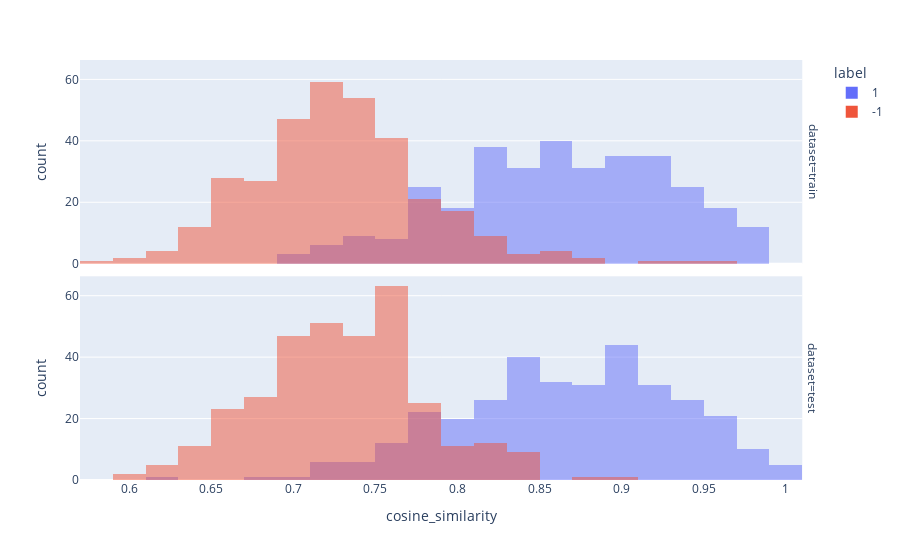
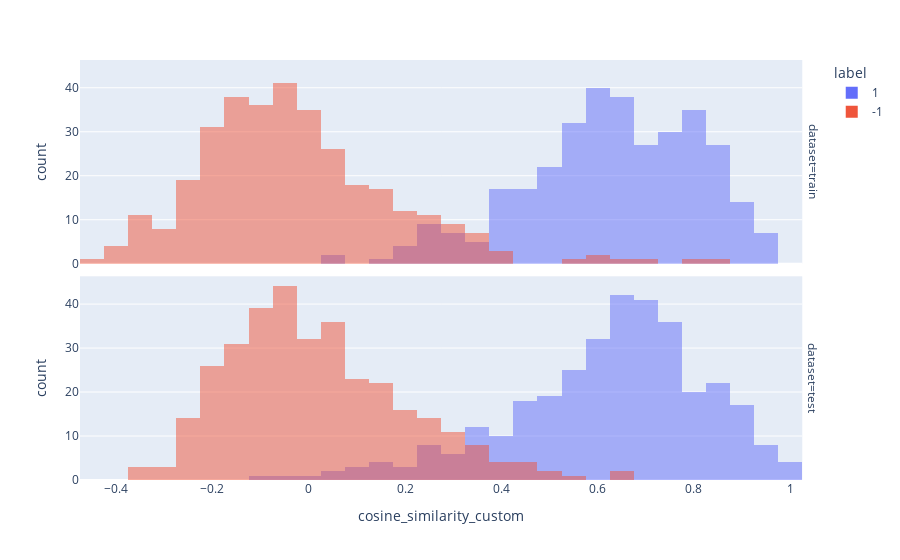

The cell these charts' notebook holds for them, in order:
### Code cell
# plot similarity distribution BEFORE customization
px.histogram(
    df,
    x="cosine_similarity",
    color="label",
    barmode="overlay",
    width=500,
    facet_row="dataset",
).show()

test_df = df[df["dataset"] == "test"]
a, se = accuracy_and_se(test_df["cosine_similarity"], test_df["label"])
print(f"Test accuracy: {a:0.1%} ± {1.96 * se:0.1%}")

# plot similarity distribution AFTER customization
px.histogram(
    df,
    x="cosine_similarity_custom",
    color="label",
    barmode="overlay",
    width=500,
    facet_row="dataset",
).show()

a, se = accuracy_and_se(test_df["cosine_similarity_custom"], test_df["label"])
print(f"Test accuracy after customization: {a:0.1%} ± {1.96 * se:0.1%}")

### Figure 1 — Plotly figure (JSON) as saved in the notebook; plotly's stock layout.template omitted (floating-point values rounded to 4 significant figures; data arrays with more than 128 entries replaced by an {"elided": "..."} marker saying what was removed)
{"data": [{"alignmentgroup": "True", "bingroup": "x", "hovertemplate": "label=1<br>dataset=train<br>cosine_similarity=%{x}<br>count=%{y}<extra></extra>", "legendgroup": "1", "marker": {"color": "#636efa", "opacity": 0.5, "pattern": {"shape": ""}}, "name": "1", "offsetgroup": "1", "orientation": "v", "showlegend": true, "type": "histogram", "x": {"elided": "334 float values"}, "xaxis": "x2", "yaxis": "y2"}, {"alignmentgroup": "True", "bingroup": "x", "hovertemplate": "label=1<br>dataset=test<br>cosine_similarity=%{x}<br>count=%{y}<extra></extra>", "legendgroup": "1", "marker": {"color": "#636efa", "opacity": 0.5, "pattern": {"shape": ""}}, "name": "1", "offsetgroup": "1", "orientation": "v", "showlegend": false, "type": "histogram", "x": {"elided": "335 float values"}, "xaxis": "x", "yaxis": "y"}, {"alignmentgroup": "True", "bingroup": "x", "hovertemplate": "label=-1<br>dataset=train<br>cosine_similarity=%{x}<br>count=%{y}<extra></extra>", "legendgroup": "-1", "marker": {"color": "#EF553B", "opacity": 0.5, "pattern": {"shape": ""}}, "name": "-1", "offsetgroup": "-1", "orientation": "v", "showlegend": true, "type": "histogram", "x": {"elided": "334 float values"}, "xaxis": "x2", "yaxis": "y2"}, {"alignmentgroup": "True", "bingroup": "x", "hovertemplate": "label=-1<br>dataset=test<br>cosine_similarity=%{x}<br>count=%{y}<extra></extra>", "legendgroup": "-1", "marker": {"color": "#EF553B", "opacity": 0.5, "pattern": {"shape": ""}}, "name": "-1", "offsetgroup": "-1", "orientation": "v", "showlegend": false, "type": "histogram", "x": {"elided": "335 float values"}, "xaxis": "x", "yaxis": "y"}], "layout": {"annotations": [{"font": {}, "showarrow": false, "text": "dataset=test", "textangle": 90, "x": 0.98, "xanchor": "left", "xref": "paper", "y": 0.2425, "yanchor": "middle", "yref": "paper"}, {"font": {}, "showarrow": false, "text": "dataset=train", "textangle": 90, "x": 0.98, "xanchor": "left", "xref": "paper", "y": 0.7575, "yanchor": "middle", "yref": "paper"}], "autosize": true, "barmode": "overlay", "legend": {"title": {"text": "label"}, "tracegroupgap": 0}, "margin": {"t": 60}, "xaxis": {"anchor": "y", "autorange": true, "domain": [0, 0.98], "range": [0.57, 1.01], "title": {"text": "cosine_similarity"}, "type": "linear"}, "xaxis2": {"anchor": "y2", "autorange": true, "domain": [0, 0.98], "matches": "x", "range": [0.57, 1.01], "showticklabels": false, "type": "linear"}, "yaxis": {"anchor": "x", "autorange": true, "domain": [0, 0.485], "range": [0, 66.32], "title": {"text": "count"}}, "yaxis2": {"anchor": "x2", "autorange": true, "domain": [0.515, 1], "matches": "y", "range": [0, 66.32], "title": {"text": "count"}}}}

### Figure 2 — Plotly figure (JSON) as saved in the notebook; plotly's stock layout.template omitted (floating-point values rounded to 4 significant figures; data arrays with more than 128 entries replaced by an {"elided": "..."} marker saying what was removed)
{"data": [{"alignmentgroup": "True", "bingroup": "x", "hovertemplate": "label=1<br>dataset=train<br>cosine_similarity_custom=%{x}<br>count=%{y}<extra></extra>", "legendgroup": "1", "marker": {"color": "#636efa", "opacity": 0.5, "pattern": {"shape": ""}}, "name": "1", "offsetgroup": "1", "orientation": "v", "showlegend": true, "type": "histogram", "x": {"elided": "334 float values"}, "xaxis": "x2", "yaxis": "y2"}, {"alignmentgroup": "True", "bingroup": "x", "hovertemplate": "label=1<br>dataset=test<br>cosine_similarity_custom=%{x}<br>count=%{y}<extra></extra>", "legendgroup": "1", "marker": {"color": "#636efa", "opacity": 0.5, "pattern": {"shape": ""}}, "name": "1", "offsetgroup": "1", "orientation": "v", "showlegend": false, "type": "histogram", "x": {"elided": "335 float values"}, "xaxis": "x", "yaxis": "y"}, {"alignmentgroup": "True", "bingroup": "x", "hovertemplate": "label=-1<br>dataset=train<br>cosine_similarity_custom=%{x}<br>count=%{y}<extra></extra>", "legendgroup": "-1", "marker": {"color": "#EF553B", "opacity": 0.5, "pattern": {"shape": ""}}, "name": "-1", "offsetgroup": "-1", "orientation": "v", "showlegend": true, "type": "histogram", "x": {"elided": "334 float values"}, "xaxis": "x2", "yaxis": "y2"}, {"alignmentgroup": "True", "bingroup": "x", "hovertemplate": "label=-1<br>dataset=test<br>cosine_similarity_custom=%{x}<br>count=%{y}<extra></extra>", "legendgroup": "-1", "marker": {"color": "#EF553B", "opacity": 0.5, "pattern": {"shape": ""}}, "name": "-1", "offsetgroup": "-1", "orientation": "v", "showlegend": false, "type": "histogram", "x": {"elided": "335 float values"}, "xaxis": "x", "yaxis": "y"}], "layout": {"annotations": [{"font": {}, "showarrow": false, "text": "dataset=test", "textangle": 90, "x": 0.98, "xanchor": "left", "xref": "paper", "y": 0.2425, "yanchor": "middle", "yref": "paper"}, {"font": {}, "showarrow": false, "text": "dataset=train", "textangle": 90, "x": 0.98, "xanchor": "left", "xref": "paper", "y": 0.7575, "yanchor": "middle", "yref": "paper"}], "autosize": true, "barmode": "overlay", "legend": {"title": {"text": "label"}, "tracegroupgap": 0}, "margin": {"t": 60}, "xaxis": {"anchor": "y", "autorange": true, "domain": [0, 0.98], "range": [-0.475, 1.025], "title": {"text": "cosine_similarity_custom"}, "type": "linear"}, "xaxis2": {"anchor": "y2", "autorange": true, "domain": [0, 0.98], "matches": "x", "range": [-0.475, 1.025], "showticklabels": false, "type": "linear"}, "yaxis": {"anchor": "x", "autorange": true, "domain": [0, 0.485], "range": [0, 46.32], "title": {"text": "count"}}, "yaxis2": {"anchor": "x2", "autorange": true, "domain": [0.515, 1], "matches": "y", "range": [0, 46.32], "title": {"text": "count"}}}}
